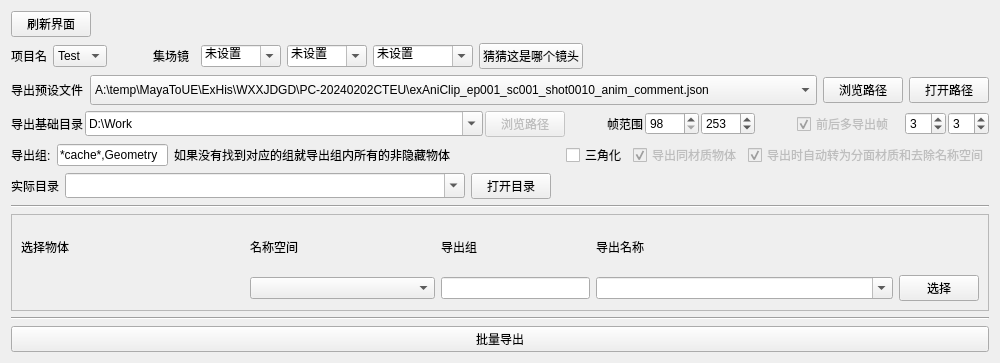
<?xml version="1.0" encoding="UTF-8"?>
<ui version="4.0">
 <class>Form</class>
 <widget class="QWidget" name="Form">
  <property name="geometry">
   <rect>
    <x>0</x>
    <y>0</y>
    <width>1000</width>
    <height>363</height>
   </rect>
  </property>
  <property name="minimumSize">
   <size>
    <width>1000</width>
    <height>0</height>
   </size>
  </property>
  <property name="windowTitle">
   <string>批量导出Abc</string>
  </property>
  <layout class="QVBoxLayout" name="verticalLayout">
   <item>
    <widget class="QPushButton" name="refreshBtn">
     <property name="maximumSize">
      <size>
       <width>80</width>
       <height>16777215</height>
      </size>
     </property>
     <property name="baseSize">
      <size>
       <width>20</width>
       <height>0</height>
      </size>
     </property>
     <property name="text">
      <string>刷新界面</string>
     </property>
    </widget>
   </item>
   <item>
    <layout class="QHBoxLayout" name="horizontalLayout_2">
     <item>
      <widget class="QLabel" name="label_7">
       <property name="text">
        <string>项目名</string>
       </property>
      </widget>
     </item>
     <item>
      <widget class="QComboBox" name="projectCombo">
       <item>
        <property name="text">
         <string>Test</string>
        </property>
       </item>
      </widget>
     </item>
     <item>
      <spacer name="horizontalSpacer_3">
       <property name="orientation">
        <enum>Qt::Horizontal</enum>
       </property>
       <property name="sizeType">
        <enum>QSizePolicy::Fixed</enum>
       </property>
       <property name="sizeHint" stdset="0">
        <size>
         <width>40</width>
         <height>20</height>
        </size>
       </property>
      </spacer>
     </item>
     <item>
      <widget class="QLabel" name="label_8">
       <property name="text">
        <string>集场镜</string>
       </property>
      </widget>
     </item>
     <item>
      <widget class="Line" name="line_2">
       <property name="orientation">
        <enum>Qt::Horizontal</enum>
       </property>
      </widget>
     </item>
     <item>
      <widget class="QComboBox" name="epCombo">
       <property name="minimumSize">
        <size>
         <width>80</width>
         <height>0</height>
        </size>
       </property>
       <property name="editable">
        <bool>true</bool>
       </property>
       <item>
        <property name="text">
         <string>未设置</string>
        </property>
       </item>
      </widget>
     </item>
     <item>
      <widget class="QComboBox" name="scCombo">
       <property name="minimumSize">
        <size>
         <width>80</width>
         <height>0</height>
        </size>
       </property>
       <property name="editable">
        <bool>true</bool>
       </property>
       <item>
        <property name="text">
         <string>未设置</string>
        </property>
       </item>
      </widget>
     </item>
     <item>
      <widget class="QComboBox" name="shotCombo">
       <property name="minimumSize">
        <size>
         <width>100</width>
         <height>0</height>
        </size>
       </property>
       <property name="editable">
        <bool>true</bool>
       </property>
       <item>
        <property name="text">
         <string>未设置</string>
        </property>
       </item>
      </widget>
     </item>
     <item>
      <widget class="QPushButton" name="guess_shot_wgt">
       <property name="text">
        <string>猜猜这是哪个镜头</string>
       </property>
      </widget>
     </item>
     <item>
      <spacer name="horizontalSpacer_4">
       <property name="orientation">
        <enum>Qt::Horizontal</enum>
       </property>
       <property name="sizeHint" stdset="0">
        <size>
         <width>40</width>
         <height>20</height>
        </size>
       </property>
      </spacer>
     </item>
    </layout>
   </item>
   <item>
    <layout class="QHBoxLayout" name="horizontalLayout_3" stretch="1,10,1,0">
     <item>
      <widget class="QLabel" name="label_9">
       <property name="text">
        <string>导出预设文件</string>
       </property>
      </widget>
     </item>
     <item>
      <widget class="QComboBox" name="jsonPreset_Combo">
       <property name="minimumSize">
        <size>
         <width>0</width>
         <height>30</height>
        </size>
       </property>
       <item>
        <property name="text">
         <string>A:\temp\MayaToUE\ExHis\WXXJDGD\PC-20240202CTEU\exAniClip_ep001_sc001_shot0010_anim_comment.json</string>
        </property>
       </item>
      </widget>
     </item>
     <item>
      <widget class="QPushButton" name="brower_preset_path_wgt">
       <property name="text">
        <string>浏览路径</string>
       </property>
      </widget>
     </item>
     <item>
      <widget class="QPushButton" name="open_preset_path_btn">
       <property name="text">
        <string>打开路径</string>
       </property>
      </widget>
     </item>
    </layout>
   </item>
   <item>
    <layout class="QHBoxLayout" name="horizontalLayout" stretch="1,10,0,0,0,0,0,0,0,0,0,0">
     <property name="spacing">
      <number>2</number>
     </property>
     <item>
      <widget class="QLabel" name="label">
       <property name="text">
        <string>导出基础目录</string>
       </property>
      </widget>
     </item>
     <item>
      <widget class="QComboBox" name="exDirWgt">
       <property name="minimumSize">
        <size>
         <width>0</width>
         <height>25</height>
        </size>
       </property>
       <property name="editable">
        <bool>true</bool>
       </property>
       <item>
        <property name="text">
         <string>D:\Work</string>
        </property>
       </item>
      </widget>
     </item>
     <item>
      <widget class="QPushButton" name="pushButton_3">
       <property name="enabled">
        <bool>false</bool>
       </property>
       <property name="text">
        <string>浏览路径</string>
       </property>
      </widget>
     </item>
     <item>
      <spacer name="horizontalSpacer">
       <property name="orientation">
        <enum>Qt::Horizontal</enum>
       </property>
       <property name="sizeHint" stdset="0">
        <size>
         <width>40</width>
         <height>20</height>
        </size>
       </property>
      </spacer>
     </item>
     <item>
      <widget class="QLabel" name="label_5">
       <property name="text">
        <string>帧范围</string>
       </property>
      </widget>
     </item>
     <item>
      <widget class="QSpinBox" name="sf_wgt">
       <property name="minimum">
        <number>98</number>
       </property>
       <property name="maximum">
        <number>1000</number>
       </property>
      </widget>
     </item>
     <item>
      <widget class="QSpinBox" name="ef_wgt">
       <property name="minimum">
        <number>50</number>
       </property>
       <property name="maximum">
        <number>1000</number>
       </property>
       <property name="value">
        <number>253</number>
       </property>
      </widget>
     </item>
     <item>
      <spacer name="horizontalSpacer_2">
       <property name="orientation">
        <enum>Qt::Horizontal</enum>
       </property>
       <property name="sizeHint" stdset="0">
        <size>
         <width>40</width>
         <height>20</height>
        </size>
       </property>
      </spacer>
     </item>
     <item>
      <widget class="QCheckBox" name="checkBox">
       <property name="enabled">
        <bool>false</bool>
       </property>
       <property name="text">
        <string>前后多导出帧</string>
       </property>
       <property name="checked">
        <bool>true</bool>
       </property>
      </widget>
     </item>
     <item>
      <widget class="QLabel" name="label_6">
       <property name="text">
        <string/>
       </property>
      </widget>
     </item>
     <item>
      <widget class="QSpinBox" name="spinBox_3">
       <property name="value">
        <number>3</number>
       </property>
      </widget>
     </item>
     <item>
      <widget class="QSpinBox" name="spinBox_4">
       <property name="value">
        <number>3</number>
       </property>
      </widget>
     </item>
    </layout>
   </item>
   <item>
    <layout class="QHBoxLayout" name="horizontalLayout_5">
     <item>
      <widget class="QLabel" name="label_10">
       <property name="minimumSize">
        <size>
         <width>20</width>
         <height>0</height>
        </size>
       </property>
       <property name="maximumSize">
        <size>
         <width>50</width>
         <height>16777215</height>
        </size>
       </property>
       <property name="text">
        <string>导出组:</string>
       </property>
      </widget>
     </item>
     <item>
      <widget class="QLineEdit" name="cacheMatchPatternWgt">
       <property name="text">
        <string>*cache*,Geometry</string>
       </property>
      </widget>
     </item>
     <item>
      <widget class="QLabel" name="label_12">
       <property name="text">
        <string>如果没有找到对应的组就导出组内所有的非隐藏物体</string>
       </property>
      </widget>
     </item>
     <item>
      <spacer name="horizontalSpacer_6">
       <property name="orientation">
        <enum>Qt::Horizontal</enum>
       </property>
       <property name="sizeHint" stdset="0">
        <size>
         <width>40</width>
         <height>20</height>
        </size>
       </property>
      </spacer>
     </item>
     <item>
      <widget class="QCheckBox" name="triFace_ckb">
       <property name="text">
        <string>三角化</string>
       </property>
      </widget>
     </item>
     <item>
      <widget class="QCheckBox" name="checkBox_2">
       <property name="enabled">
        <bool>false</bool>
       </property>
       <property name="text">
        <string>导出同材质物体</string>
       </property>
       <property name="checkable">
        <bool>true</bool>
       </property>
       <property name="checked">
        <bool>true</bool>
       </property>
       <property name="tristate">
        <bool>false</bool>
       </property>
      </widget>
     </item>
     <item>
      <widget class="QCheckBox" name="checkBox_3">
       <property name="enabled">
        <bool>false</bool>
       </property>
       <property name="text">
        <string>导出时自动转为分面材质和去除名称空间</string>
       </property>
       <property name="checked">
        <bool>true</bool>
       </property>
      </widget>
     </item>
    </layout>
   </item>
   <item>
    <layout class="QHBoxLayout" name="horizontalLayout_4">
     <item>
      <widget class="QLabel" name="label_11">
       <property name="maximumSize">
        <size>
         <width>50</width>
         <height>16777215</height>
        </size>
       </property>
       <property name="text">
        <string>实际目录</string>
       </property>
      </widget>
     </item>
     <item>
      <widget class="QComboBox" name="actualDirWgt">
       <property name="minimumSize">
        <size>
         <width>400</width>
         <height>25</height>
        </size>
       </property>
       <property name="sizeIncrement">
        <size>
         <width>200</width>
         <height>0</height>
        </size>
       </property>
       <property name="editable">
        <bool>true</bool>
       </property>
      </widget>
     </item>
     <item>
      <widget class="QPushButton" name="openActualDirWgt">
       <property name="text">
        <string>打开目录</string>
       </property>
      </widget>
     </item>
     <item>
      <spacer name="horizontalSpacer_5">
       <property name="orientation">
        <enum>Qt::Horizontal</enum>
       </property>
       <property name="sizeHint" stdset="0">
        <size>
         <width>40</width>
         <height>20</height>
        </size>
       </property>
      </spacer>
     </item>
    </layout>
   </item>
   <item>
    <widget class="Line" name="line_4">
     <property name="orientation">
      <enum>Qt::Horizontal</enum>
     </property>
    </widget>
   </item>
   <item>
    <widget class="QScrollArea" name="scrollArea">
     <property name="widgetResizable">
      <bool>true</bool>
     </property>
     <widget class="QWidget" name="scrollAreaWidgetContents_2">
      <property name="geometry">
       <rect>
        <x>0</x>
        <y>0</y>
        <width>978</width>
        <height>83</height>
       </rect>
      </property>
      <layout class="QVBoxLayout" name="verticalLayout_2">
       <item>
        <layout class="QGridLayout" name="exListGridLay" columnstretch="6,5,4,8,1">
         <item row="0" column="3">
          <widget class="QLabel" name="label_3">
           <property name="text">
            <string>导出名称</string>
           </property>
          </widget>
         </item>
         <item row="1" column="3">
          <widget class="QComboBox" name="exNameQgt">
           <property name="editable">
            <bool>true</bool>
           </property>
          </widget>
         </item>
         <item row="1" column="4">
          <widget class="QPushButton" name="pushButton">
           <property name="text">
            <string>选择</string>
           </property>
          </widget>
         </item>
         <item row="0" column="2">
          <widget class="QLabel" name="label_4">
           <property name="text">
            <string>导出组</string>
           </property>
          </widget>
         </item>
         <item row="0" column="1">
          <widget class="QLabel" name="label_2">
           <property name="text">
            <string>名称空间</string>
           </property>
          </widget>
         </item>
         <item row="1" column="2">
          <widget class="QLineEdit" name="lineEdit"/>
         </item>
         <item row="1" column="1">
          <widget class="QComboBox" name="comboBox_3"/>
         </item>
         <item row="0" column="0">
          <widget class="QLabel" name="label_13">
           <property name="text">
            <string>选择物体</string>
           </property>
          </widget>
         </item>
        </layout>
       </item>
      </layout>
     </widget>
    </widget>
   </item>
   <item>
    <widget class="Line" name="line_3">
     <property name="orientation">
      <enum>Qt::Horizontal</enum>
     </property>
    </widget>
   </item>
   <item>
    <widget class="QPushButton" name="exAbc_btn">
     <property name="text">
      <string>批量导出</string>
     </property>
    </widget>
   </item>
  </layout>
 </widget>
 <resources/>
 <connections/>
</ui>
